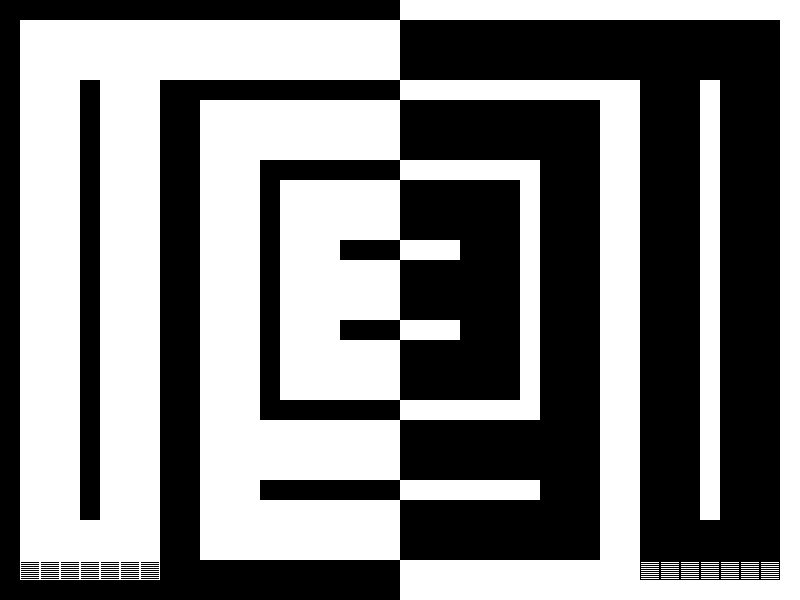

Rendered tile map (Tiled .tmx) drawn with the repository's tilesets; below, a short description and the map source with its tile grids summarised:
An orthogonal 40x30 tile map with 20x20 px tiles, 2 tile layers (a, b), 1 hidden layer not drawn, 4 tilesets.

<map version="1.0" orientation="orthogonal" width="40" height="30" tilewidth="20" tileheight="20">
 <tileset firstgid="1" source="mirrorsTiles.tsx" />
 <tileset firstgid="4" source="mirrorExit.tsx" />
 <tileset firstgid="7" source="mirrorsSpawn.tsx" />
 <tileset firstgid="10" source="mirrorsAlt.tsx" />
 <layer name="a" width="40" height="30">
  <data>[1200 cells, 1200 non-empty, 4 distinct tile ids]</data>
 </layer>
 <layer name="b" width="40" height="30">
  <data>[1200 cells, 1200 non-empty, 4 distinct tile ids]</data>
 </layer>
 <layer name="c" width="40" height="30" visible="0">
  <data>[1200 cells, 1200 non-empty, 3 distinct tile ids]</data>
 </layer>
</map>
